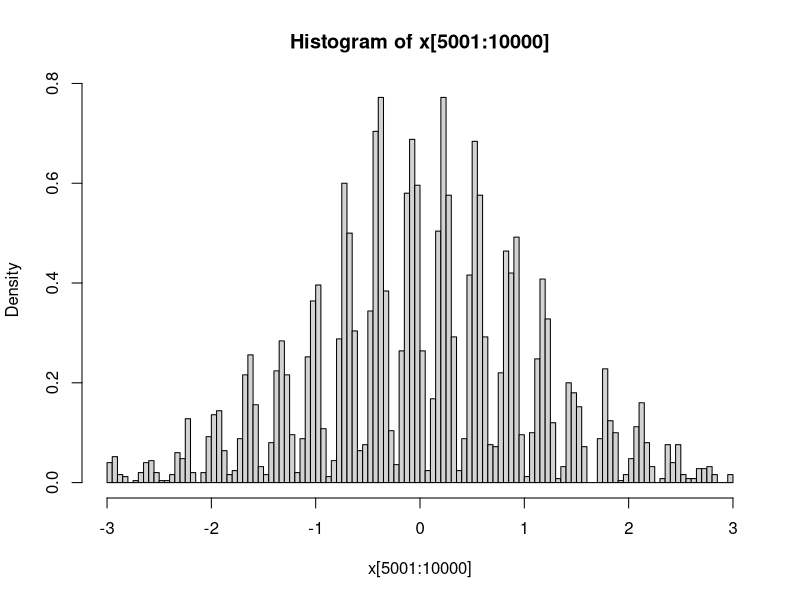

Write the R code that produced this figure.
# Simulation Methods in Financial Engineering
# R ode for Lecture 3
# Gibbs sampler and Metropolis-Hastings
# Jieli Shen


# 1. Gibbs sampler


# 2. Metropolis-Hastings
# Algorithm:
# 	Pick initial values x(0)
# 	At each iteration k, choose a new x(k+1) as follows:
# 		Sample z~g(|x(k))
#		Accept z as x(k+1) with probability alpha=min(1, f(z)g(x(k)|z)/f(x(k))g(z|x(k))))
#		Otherwise set x(k+1)=x(k)
# Example:
#	Simulation from f(x)=f_t5(x)(1-sin(20x))/c for |x|<3
x <- numeric(10000)
x[1] <- 0
for (i in 2:10000) {
	z <- rt(1, df = 5)
	alpha <- min(1, (1 - sin(20 * z)) / (1 - sin(20 * x[i - 1])) * (abs(z) < 3))
	if (runif(1) < alpha) {
		x[i] <- z
	}
	else{
		x[i] <- x[i - 1]
	}
}
hist(x[5001:10000], freq = F, breaks = 100)